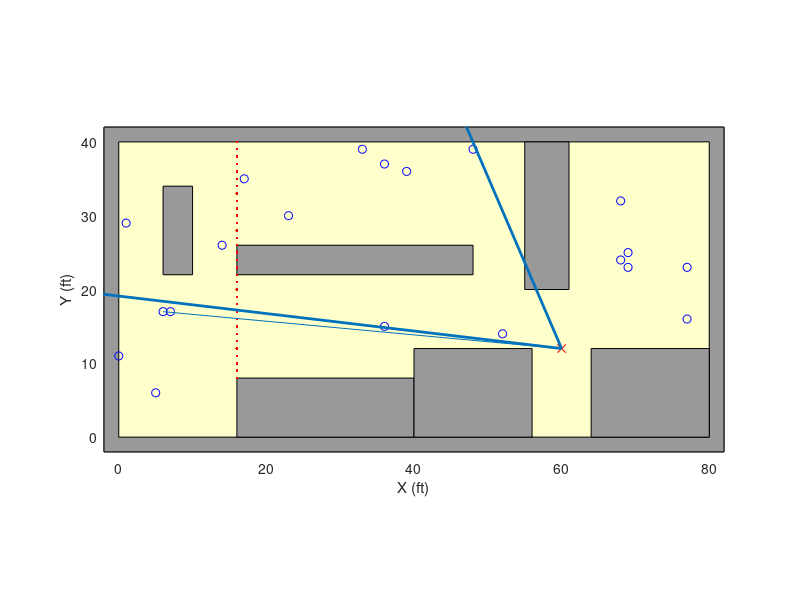

MATLAB code to generate this figure: (Note: this script raises an error after producing the figure.)
%Matt McDermott
%ME149: Colaborative Robotics Final Simulation

%To-Do----
%make vicims outside obstacles
%fire wavefront
%danger barrier
%timesteps
%drone agent
%human agent
%optimal path planning - make heatmap
%add in max number of vicims to carry
%scoring metric
%monte carlo- get best strategy
%detection probabilities based on location in room
%ray tracing
%add metric for how long to search each part of room (multiple shelves vs
%bare floor)
%add obstacles that can be seen through but not moved through by human
%fix corner cases of victims counted as seen in q3 when looking in q2

%Draw Search Domain
% Define search domain
xMax = 80;
yMax = 40;
domainBoundaryX = [0 1 1 0 0]*xMax;  % Define search domain
domainBoundaryY = [0 0 1 1 0]*yMax;
wallT = 2;                           % Define wall thickness
exteriorX = domainBoundaryX*(xMax+2*wallT)/xMax-wallT;  
exteriorY = domainBoundaryY*(yMax+2*wallT)/yMax-wallT;  

% Draw search domain
figure(1); clf;
fill(exteriorX,exteriorY,[1 1 1]*0.6); % Space outside (gray)
hold on;
fill(domainBoundaryX,domainBoundaryY,[1 1 0.8]*1.0); % Space inside (tan)
axis equal
xlabel('X (ft)');
ylabel('Y (ft)');
xlim([-2 82]);
ylim([-2 42]);

% Position static obstacles
baseX = [1 1 -1 -1 1]; %do not touch
baseY = [1 -1 -1 1 1]; %do not touch
statTx = [12 8 8 16 2 3];  %obstacle half width
statTy = [4 6 6 2 6 10];    %obstacle half height
statX = [28 48 72 32 8 58]; %obstacle center x
statY = [4 6 6 24 28 30];    %obstacle center y
for cnt = 1:length(statX)
    fill(baseX*statTx(cnt)+statX(cnt),baseY*statTy(cnt)+statY(cnt),[1 1 1]*0.6); % Draw static obstacle
end

% Position victims about room
numVictim = 20; %default 20
inboxflag = 0;
vicCnt = 1;
while vicCnt < numVictim + 1
    inboxflag = 0;
    randPosX = floor(xMax*rand(1));   
    randPosY = floor(yMax*rand(1));
    for boxCnt = 1:length(statX)
        if inpolygon(randPosX,randPosY,baseX*statTx(boxCnt)+statX(boxCnt),baseY*statTy(boxCnt)+statY(boxCnt)) == 1
            inboxflag = 1;
        end
    end
    if inboxflag == 0
        victim(vicCnt).posx = randPosX;
        victim(vicCnt).posy = randPosY;
        victim(vicCnt).status = 1;
        plot(victim(vicCnt).posx,victim(vicCnt).posy,'bo');
        vicCnt = vicCnt + 1;
    end
end

%draw bifrication line
bifx = 16;
for bify = 8:yMax
    plot(bifx,bify,'r.')
end

%init huamns
searcher(1).type = 0; %human
searcher(1).fov = pi/3;
searcher(1).heading = 2.5;
searcher(1).posx = 60;
searcher(1).posy = 12;
for bearingInitCnt = 1:numVictim
    searcher(1).bearing(bearingInitCnt) = 0;
end

plot(searcher(1).posx,searcher(1).posy,'rx');

hL(1) = line([searcher(1).posx (searcher(1).posx + cos(searcher(1).heading-searcher(1).fov/2)*80)],[searcher(1).posy (searcher(1).posy + sin(searcher(1).heading-searcher(1).fov/2)*80)],"LineWidth",2);
hU(1) = line([searcher(1).posx (searcher(1).posx + cos(searcher(1).heading+searcher(1).fov/2)*80)],[searcher(1).posy (searcher(1).posy + sin(searcher(1).heading+searcher(1).fov/2)*80)],"LineWidth",2);

%ray tracing
for i = 1:numVictim
    %draw ray from each object to searcher
    ray(i) = line([searcher(1).posx victim(i).posx],[searcher(1).posy victim(i).posy]);
    %no easy way to calculate intersect between line and polygon, need
    %points on line
    xVec = linspace(ray(i).XData(1),ray(i).XData(2),10);
    yVec = linspace(ray(i).YData(1),ray(i).YData(2),10);
    searcher(1).bearing(i) = atan((victim(i).posy-searcher(1).posy)./(victim(i).posx-searcher(1).posx));

    %q2
    if (victim(i).posx < searcher(1).posx) && (victim(i).posy > searcher(1).posy)
        searcher(1).bearing(i) = searcher(1).bearing(i) + pi;
    end
    %q3
    if (victim(i).posx < searcher(1).posx) && (victim(i).posy < searcher(1).posy)
        searcher(1).bearing(i) = searcher(1).bearing(i) - pi;
    end
    %fix corner cases where bearing is > pi
    if searcher(1).bearing(i) > pi
        searcher(1).bearing(i) = searcher(1).bearing(i) - 2*pi;
    end
    if searcher(1).bearing(i) < -pi
        searcher(1).bearing(i) = 2*pi + searcher(1).bearing(i);
    end
    
    %mark victims with red x if outside searcher fov
    if (searcher(1).bearing(i) >= 0) && (searcher(1).bearing(i) < pi )
        if (abs(searcher(1).heading - searcher(1).bearing(i)) >= (searcher(1).fov/2))
            plot(victim(i).posx,victim(i).posy, 'ro')
            victim(i).status = 0;
            %strtxt(i) = string(searcher(1).bearing(i));
            %text(victim(i).posx,victim(i).posy, strtxt(i))
        end
    end
    if searcher(1).bearing(i) < 0
        if (abs(searcher(1).heading + searcher(1).bearing(i)) >= searcher(1).fov/2 ) 
            plot(victim(i).posx,victim(i).posy, 'ro')
            victim(i).status = 0;
        end
    end

    for j = 1:10
        for k = 1:length(statX)
            %mark victims red that are hidden behind obstacles
            if inpolygon(xVec(j),yVec(j),baseX*statTx(k)+statX(k),baseY*statTy(k)+statY(k)) == 1
                plot(victim(i).posx,victim(i).posy, 'ro')
                victim(i).status = 0;
            end                     
        end
    end
end
delete(ray);
pause(1);
% 
% delete(h);

stepdist = 1;
runLen = 1000;
startx = searcher(1).posx;
starty = searcher(1).posy;
nodex = zeros(1,runLen);
nodey = zeros(1,runLen);
nodeParent = zeros(1,runLen);
xstep = zeros(1,runLen);
ystep = zeros(1,runLen);
nodex(1) = startx;
nodey(1) = starty;

for n=2:runLen
    pt = [floor(xMax*rand(1)) floor(yMax*rand(1))];
    mindist = 100;
    %finds closest existing node to new random point
    for nodecheck=1:n-1
        dist(n) = sqrt((pt(1)-nodex(nodecheck))*(pt(1)-nodex(nodecheck)) + (pt(2)-nodey(nodecheck))*(pt(2)-nodey(nodecheck)));
        if dist(n) < mindist
            mindist = dist(n);
            bestNode = nodecheck;
        end
    end
    nodeParent(n) = bestNode;
    xstep = linspace(nodex(bestNode),pt(1),10);
    ystep = linspace(nodey(bestNode),pt(2),10);
    
    nodex(n) = xstep(2);
    nodey(n) = ystep(2);
    
    obstally = 0;
    for obscnt = 1:length(statX)
        if inpolygon(nodex(n),nodey(n),baseX*statTx(obscnt)+statX(obscnt),baseY*statTy(obscnt)+statY(obscnt)) == 0
            obstally = obstally+1;
        end
    end
    if obstally == length(statX)
        line([nodex(n) nodex(bestNode)],[nodey(n) nodey(bestNode)]);
    else 
        nodex(n) = 1000;
        nodey(n) = 1000;
    end
    
end

pause(1)

%draw trajectory to visible victims
mindist2 = 1000;
closestNode = zeros(1,numVictim);
dist2 = 1000;
for k = 1:numVictim
    %if victim is visible to searcher
    if victim(k).status ~= 0
        mindist2 = 1000;
        for m = 1:runLen
            dist2 = sqrt(((victim(k).posx - nodex(m))*(victim(k).posx - nodex(m))+((victim(k).posy - nodey(m))*(victim(k).posy - nodey(m)))));
            if dist2 < mindist2
                mindist2 = dist2; 
                closestNode(k) = m;
                parentx = nodex(closestNode(k));
                parenty = nodey(closestNode(k));
            end
        end
    end
    %trace back line of nodes from victim to searcher
    if closestNode(k) ~= 0  %closest node to each victim
        parent = nodeParent(closestNode(k));
        childx = nodex(closestNode(k));
        childy = nodey(closestNode(k));
        while parent ~= 1 
            parent = nodeParent(parent);
            childx = parentx;
            childy = parenty;
            parentx = nodex(parent);
            parenty = nodey(parent);
            line([childx parentx],[childy parenty], "LineWidth", 3, "Color", [(0.8*(k/numVictim)) 0.4 (k/numVictim)]);
            
        end
    end
             
            
    
end